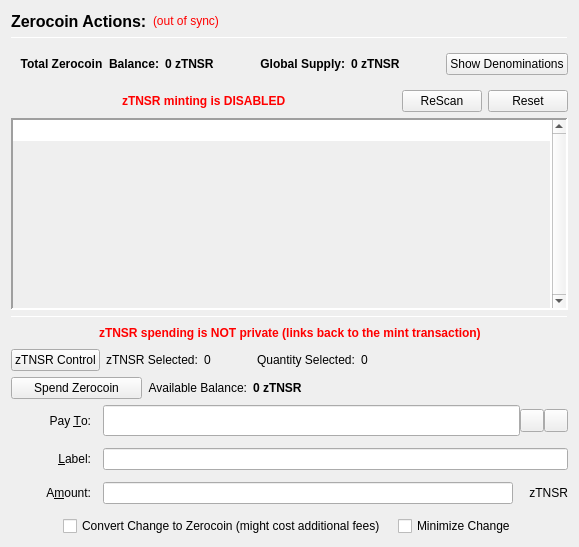
                  <widget class="QFrame" name="verticalFrameLeft">
                   <layout class="QVBoxLayout" name="verticalLayout_2">
                    <item>
                     <layout class="QVBoxLayout" name="verticalLayout_3">
                      <item>
                       <layout class="QHBoxLayout" name="horizontalLayout_3">
                        <item>
                         <widget class="QLabel" name="labelzTNSRActions">
                          <property name="font">
                           <font>
                            <pointsize>12</pointsize>
                            <weight>75</weight>
                            <bold>true</bold>
                           </font>
                          </property>
                          <property name="text">
                           <string>Zerocoin Actions:</string>
                          </property>
                          <property name="alignment">
                           <set>Qt::AlignLeading|Qt::AlignLeft|Qt::AlignVCenter</set>
                          </property>
                         </widget>
                        </item>
                        <item>
                         <widget class="QLabel" name="labelzTNSRSyncStatus">
                          <property name="toolTip">
                           <string>The displayed information may be out of date. Your wallet automatically synchronizes with the TensorCoin network after a connection is established, but this process has not completed yet.</string>
                          </property>
                          <property name="styleSheet">
                           <string notr="true">QLabel { color: red; }</string>
                          </property>
                          <property name="text">
                           <string notr="true">(out of sync)</string>
                          </property>
                          <property name="alignment">
                           <set>Qt::AlignLeading|Qt::AlignLeft|Qt::AlignVCenter</set>
                          </property>
                         </widget>
                        </item>
                        <item>
                         <spacer name="horizontalSpacer">
                          <property name="orientation">
                           <enum>Qt::Horizontal</enum>
                          </property>
                          <property name="sizeHint" stdset="0">
                           <size>
                            <width>40</width>
                            <height>20</height>
                           </size>
                          </property>
                         </spacer>
                        </item>
                       </layout>
                      </item>
                      <item>
                       <widget class="Line" name="lineUpperLeft">
                        <property name="minimumSize">
                         <size>
                          <width>0</width>
                          <height>1</height>
                         </size>
                        </property>
                        <property name="maximumSize">
                         <size>
                          <width>16777215</width>
                          <height>1</height>
                         </size>
                        </property>
                        <property name="frameShadow">
                         <enum>QFrame::Sunken</enum>
                        </property>
                        <property name="orientation">
                         <enum>Qt::Horizontal</enum>
                        </property>
                       </widget>
                      </item>
                      <item>
                       <widget class="QFrame" name="balanceSupplyFrame">
                        <layout class="QHBoxLayout" name="horizontalLayout_2" stretch="0,0,0,1,0">
                         <property name="rightMargin">
                          <number>0</number>
                         </property>
                         <item>
                          <layout class="QHBoxLayout" name="horizontalLayout_34">
                           <item>
                            <widget class="QLabel" name="labelzAvailableText_3">
                             <property name="font">
                              <font>
                               <weight>75</weight>
                               <bold>true</bold>
                              </font>
                             </property>
                             <property name="toolTip">
                              <string>Total Balance including unconfirmed and immature zTNSR</string>
                             </property>
                             <property name="text">
                              <string>Total Zerocoin  Balance:</string>
                             </property>
                             <property name="alignment">
                              <set>Qt::AlignRight|Qt::AlignTrailing|Qt::AlignVCenter</set>
                             </property>
                            </widget>
                           </item>
                           <item>
                            <widget class="QLabel" name="labelzAvailableAmount_4">
                             <property name="minimumSize">
                              <size>
                               <width>40</width>
                               <height>0</height>
                              </size>
                             </property>
                             <property name="font">
                              <font>
                               <weight>75</weight>
                               <bold>true</bold>
                              </font>
                             </property>
                             <property name="toolTip">
                              <string>Total Balance including unconfirmed and immature zTNSR</string>
                             </property>
                             <property name="text">
                              <string>0 zTNSR</string>
                             </property>
                             <property name="alignment">
                              <set>Qt::AlignLeading|Qt::AlignLeft|Qt::AlignVCenter</set>
                             </property>
                            </widget>
                           </item>
                          </layout>
                         </item>
                         <item>
                          <spacer name="horizontalSpacer_32">
                           <property name="orientation">
                            <enum>Qt::Horizontal</enum>
                           </property>
                           <property name="sizeHint" stdset="0">
                            <size>
                             <width>40</width>
                             <height>20</height>
                            </size>
                           </property>
                          </spacer>
                         </item>
                         <item>
                          <layout class="QHBoxLayout" name="horizontalLayout_35">
                           <item>
                            <widget class="QLabel" name="labelZsupplyText_2">
                             <property name="font">
                              <font>
                               <weight>75</weight>
                               <bold>true</bold>
                              </font>
                             </property>
                             <property name="text">
                              <string>Global Supply:</string>
                             </property>
                             <property name="alignment">
                              <set>Qt::AlignRight|Qt::AlignTrailing|Qt::AlignVCenter</set>
                             </property>
                            </widget>
                           </item>
                           <item>
                            <widget class="QLabel" name="labelZsupplyAmount_2">
                             <property name="font">
                              <font>
                               <weight>75</weight>
                               <bold>true</bold>
                              </font>
                             </property>
                             <property name="text">
                              <string>0 zTNSR</string>
                             </property>
                            </widget>
                           </item>
                          </layout>
                         </item>
                         <item>
                          <spacer name="horizontalSpacer_31">
                           <property name="orientation">
                            <enum>Qt::Horizontal</enum>
                           </property>
                           <property name="sizeHint" stdset="0">
                            <size>
                             <width>40</width>
                             <height>20</height>
                            </size>
                           </property>
                          </spacer>
                         </item>
                         <item>
                          <widget class="QPushButton" name="pushButtonShowDenoms">
                           <property name="toolTip">
                            <string>Show zTNSR denominations list</string>
                           </property>
                           <property name="text">
                            <string>Show Denominations</string>
                           </property>
                          </widget>
                         </item>
                        </layout>
                       </widget>
                      </item>
                      <item>
                       <layout class="QHBoxLayout" name="horizontalLayout_4">
                        <item>
                         <spacer name="horizontalSpacer_2">
                          <property name="orientation">
                           <enum>Qt::Horizontal</enum>
                          </property>
                          <property name="sizeHint" stdset="0">
                           <size>
                            <width>40</width>
                            <height>20</height>
                           </size>
                          </property>
                         </spacer>
                        </item>
                        <item>
                         <widget class="QLabel" name="label">
                          <property name="styleSheet">
                           <string notr="true">color: red;
font-weight: bold;</string>
                          </property>
                          <property name="text">
                           <string>zTNSR minting is DISABLED</string>
                          </property>
                         </widget>
                        </item>
                        <item>
                         <spacer name="horizontalSpacer_3">
                          <property name="orientation">
                           <enum>Qt::Horizontal</enum>
                          </property>
                          <property name="sizeHint" stdset="0">
                           <size>
                            <width>40</width>
                            <height>20</height>
                           </size>
                          </property>
                         </spacer>
                        </item>
                        <item>
                         <widget class="QPushButton" name="pushButtonMintReset">
                          <property name="maximumSize">
                           <size>
                            <width>80</width>
                            <height>16777215</height>
                           </size>
                          </property>
                          <property name="toolTip">
                           <string>Rescan the complete blockchain for  Zerocoin mints and their meta-data.</string>
                          </property>
                          <property name="text">
                           <string>ReScan</string>
                          </property>
                         </widget>
                        </item>
                        <item>
                         <widget class="QPushButton" name="pushButtonSpentReset">
                          <property name="maximumSize">
                           <size>
                            <width>80</width>
                            <height>16777215</height>
                           </size>
                          </property>
                          <property name="toolTip">
                           <string>Reset Zerocoin Wallet DB. Deletes transactions that did not make it into the blockchain.</string>
                          </property>
                          <property name="text">
                           <string>Reset</string>
                          </property>
                         </widget>
                        </item>
                       </layout>
                      </item>
                      <item>
                       <widget class="QPlainTextEdit" name="TEMintStatus">
                        <property name="font">
                         <font>
                          <pointsize>8</pointsize>
                         </font>
                        </property>
                        <property name="toolTip">
                         <string>Status and/or Mesages from the last Mint Action.</string>
                        </property>
                        <property name="frameShape">
                         <enum>QFrame::Panel</enum>
                        </property>
                        <property name="frameShadow">
                         <enum>QFrame::Sunken</enum>
                        </property>
                        <property name="lineWidth">
                         <number>2</number>
                        </property>
                        <property name="midLineWidth">
                         <number>2</number>
                        </property>
                        <property name="verticalScrollBarPolicy">
                         <enum>Qt::ScrollBarAlwaysOn</enum>
                        </property>
                        <property name="horizontalScrollBarPolicy">
                         <enum>Qt::ScrollBarAlwaysOff</enum>
                        </property>
                        <property name="readOnly">
                         <bool>true</bool>
                        </property>
                        <property name="plainText">
                         <string notr="true"/>
                        </property>
                        <property name="backgroundVisible">
                         <bool>true</bool>
                        </property>
                       </widget>
                      </item>
                      <item>
                       <widget class="Line" name="line">
                        <property name="minimumSize">
                         <size>
                          <width>0</width>
                          <height>1</height>
                         </size>
                        </property>
                        <property name="maximumSize">
                         <size>
                          <width>16777215</width>
                          <height>1</height>
                         </size>
                        </property>
                        <property name="orientation">
                         <enum>Qt::Horizontal</enum>
                        </property>
                       </widget>
                      </item>
                      <item>
                       <layout class="QHBoxLayout" name="horizontalLayout_7">
                        <item>
                         <spacer name="horizontalSpacer_18">
                          <property name="orientation">
                           <enum>Qt::Horizontal</enum>
                          </property>
                          <property name="sizeHint" stdset="0">
                           <size>
                            <width>40</width>
                            <height>20</height>
                           </size>
                          </property>
                         </spacer>
                        </item>
                        <item>
                         <widget class="QLabel" name="label_2">
                          <property name="styleSheet">
                           <string notr="true">color: red;
font-weight: bold;</string>
                          </property>
                          <property name="text">
                           <string>zTNSR spending is NOT private (links back to the mint transaction)</string>
                          </property>
                         </widget>
                        </item>
                        <item>
                         <spacer name="horizontalSpacer_30">
                          <property name="orientation">
                           <enum>Qt::Horizontal</enum>
                          </property>
                          <property name="sizeHint" stdset="0">
                           <size>
                            <width>40</width>
                            <height>20</height>
                           </size>
                          </property>
                         </spacer>
                        </item>
                       </layout>
                      </item>
                      <item>
                       <layout class="QHBoxLayout" name="horizontalLayout_24">
                        <property name="leftMargin">
                         <number>0</number>
                        </property>
                        <property name="bottomMargin">
                         <number>0</number>
                        </property>
                        <item>
                         <widget class="QPushButton" name="pushButtonZTNSRControl">
                          <property name="text">
                           <string>zTNSR Control</string>
                          </property>
                         </widget>
                        </item>
                        <item>
                         <widget class="QLabel" name="labelzTNSRSelected">
                          <property name="text">
                           <string>zTNSR Selected:</string>
                          </property>
                         </widget>
                        </item>
                        <item>
                         <widget class="QLabel" name="labelzTNSRSelected_int">
                          <property name="text">
                           <string>0</string>
                          </property>
                         </widget>
                        </item>
                        <item>
                         <spacer name="horizontalSpacer_17">
                          <property name="orientation">
                           <enum>Qt::Horizontal</enum>
                          </property>
                          <property name="sizeType">
                           <enum>QSizePolicy::Fixed</enum>
                          </property>
                          <property name="sizeHint" stdset="0">
                           <size>
                            <width>40</width>
                            <height>20</height>
                           </size>
                          </property>
                         </spacer>
                        </item>
                        <item>
                         <widget class="QLabel" name="labelQuantitySelected">
                          <property name="text">
                           <string>Quantity Selected:</string>
                          </property>
                         </widget>
                        </item>
                        <item>
                         <widget class="QLabel" name="labelQuantitySelected_int">
                          <property name="text">
                           <string>0</string>
                          </property>
                         </widget>
                        </item>
                        <item>
                         <spacer name="horizontalSpacer_19">
                          <property name="orientation">
                           <enum>Qt::Horizontal</enum>
                          </property>
                          <property name="sizeHint" stdset="0">
                           <size>
                            <width>40</width>
                            <height>20</height>
                           </size>
                          </property>
                         </spacer>
                        </item>
                       </layout>
                      </item>
                      <item>
                       <layout class="QHBoxLayout" name="horizontalLayout_6">
                        <item>
                         <widget class="QPushButton" name="pushButtonSpendzTNSR">
                          <property name="minimumSize">
                           <size>
                            <width>131</width>
                            <height>0</height>
                           </size>
                          </property>
                          <property name="toolTip">
                           <string>Spend Zerocoin. Without 'Pay To:' address creates payments to yourself.</string>
                          </property>
                          <property name="text">
                           <string>Spend Zerocoin</string>
                          </property>
                         </widget>
                        </item>
                        <item>
                         <widget class="QLabel" name="labelzTNSRBalanceText">
                          <property name="toolTip">
                           <string>Available (mature and spendable) zTNSR for spending</string>
                          </property>
                          <property name="text">
                           <string>Available Balance:</string>
                          </property>
                          <property name="alignment">
                           <set>Qt::AlignRight|Qt::AlignTrailing|Qt::AlignVCenter</set>
                          </property>
                         </widget>
                        </item>
                        <item>
                         <widget class="QLabel" name="labelzAvailableAmount_2">
                          <property name="font">
                           <font>
                            <weight>75</weight>
                            <bold>true</bold>
                           </font>
                          </property>
                          <property name="toolTip">
                           <string>Available (mature and spendable) zTNSR for spending

zTNSR are mature when they have more than 20 confirmations AND more than 2 mints of the same denomination after them were minted</string>
                          </property>
                          <property name="text">
                           <string>0 zTNSR</string>
                          </property>
                          <property name="alignment">
                           <set>Qt::AlignLeading|Qt::AlignLeft|Qt::AlignVCenter</set>
                          </property>
                         </widget>
                        </item>
                        <item>
                         <spacer name="horizontalSpacer_4">
                          <property name="orientation">
                           <enum>Qt::Horizontal</enum>
                          </property>
                          <property name="sizeHint" stdset="0">
                           <size>
                            <width>40</width>
                            <height>20</height>
                           </size>
                          </property>
                         </spacer>
                        </item>
                       </layout>
                      </item>
                      <item>
                       <layout class="QGridLayout" name="gridLayout_7">
                        <property name="spacing">
                         <number>12</number>
                        </property>
                        <item row="0" column="0">
                         <widget class="QLabel" name="payToLabel">
                          <property name="minimumSize">
                           <size>
                            <width>80</width>
                            <height>0</height>
                           </size>
                          </property>
                          <property name="text">
                           <string>Pay &amp;To:</string>
                          </property>
                          <property name="alignment">
                           <set>Qt::AlignRight|Qt::AlignTrailing|Qt::AlignVCenter</set>
                          </property>
                          <property name="buddy">
                           <cstring>payTo</cstring>
                          </property>
                         </widget>
                        </item>
                        <item row="0" column="1">
                         <layout class="QHBoxLayout" name="payToLayout">
                          <property name="spacing">
                           <number>0</number>
                          </property>
                          <item>
                           <widget class="QValidatedLineEdit" name="payTo">
                            <property name="enabled">
                             <bool>true</bool>
                            </property>
                            <property name="minimumSize">
                             <size>
                              <width>0</width>
                              <height>31</height>
                             </size>
                            </property>
                            <property name="toolTip">
                             <string>The TensorCoin address to send the payment to. Creates local payment to yourself when empty.</string>
                            </property>
                           </widget>
                          </item>
                          <item>
                           <widget class="QToolButton" name="addressBookButton">
                            <property name="toolTip">
                             <string>Choose previously used address</string>
                            </property>
                            <property name="text">
                             <string/>
                            </property>
                            <property name="icon">
                             <iconset resource="../tensorcoin.qrc">
                              <normaloff>:/icons/address-book</normaloff>:/icons/address-book</iconset>
                            </property>
                            <property name="shortcut">
                             <string>Alt+A</string>
                            </property>
                           </widget>
                          </item>
                          <item>
                           <widget class="QToolButton" name="pasteButton">
                            <property name="toolTip">
                             <string>Paste address from clipboard</string>
                            </property>
                            <property name="text">
                             <string/>
                            </property>
                            <property name="icon">
                             <iconset resource="../tensorcoin.qrc">
                              <normaloff>:/icons/editpaste</normaloff>:/icons/editpaste</iconset>
                            </property>
                            <property name="shortcut">
                             <string>Alt+P</string>
                            </property>
                           </widget>
                          </item>
                         </layout>
                        </item>
                        <item row="1" column="0">
                         <widget class="QLabel" name="labelLabel">
                          <property name="minimumSize">
                           <size>
                            <width>80</width>
                            <height>0</height>
                           </size>
                          </property>
                          <property name="text">
                           <string>&amp;Label:</string>
                          </property>
                          <property name="alignment">
                           <set>Qt::AlignRight|Qt::AlignTrailing|Qt::AlignVCenter</set>
                          </property>
                          <property name="buddy">
                           <cstring>addAsLabel</cstring>
                          </property>
                         </widget>
                        </item>
                        <item row="1" column="1">
                         <widget class="QLineEdit" name="addAsLabel">
                          <property name="toolTip">
                           <string>Enter a label for this address to add it to the list of used addresses</string>
                          </property>
                         </widget>
                        </item>
                        <item row="2" column="0">
                         <widget class="QLabel" name="amountLabel">
                          <property name="minimumSize">
                           <size>
                            <width>80</width>
                            <height>0</height>
                           </size>
                          </property>
                          <property name="text">
                           <string>A&amp;mount:</string>
                          </property>
                          <property name="alignment">
                           <set>Qt::AlignRight|Qt::AlignTrailing|Qt::AlignVCenter</set>
                          </property>
                          <property name="buddy">
                           <cstring>zTNSRpayAmount</cstring>
                          </property>
                         </widget>
                        </item>
                        <item row="2" column="1">
                         <layout class="QHBoxLayout" name="horizontalLayout_9">
                          <property name="spacing">
                           <number>0</number>
                          </property>
                          <item>
                           <widget class="QLineEdit" name="zTNSRpayAmount"/>
                          </item>
                          <item>
                           <widget class="QLabel" name="labelzTNSR">
                            <property name="minimumSize">
                             <size>
                              <width>55</width>
                              <height>0</height>
                             </size>
                            </property>
                            <property name="text">
                             <string>zTNSR</string>
                            </property>
                            <property name="alignment">
                             <set>Qt::AlignRight|Qt::AlignTrailing|Qt::AlignVCenter</set>
                            </property>
                           </widget>
                          </item>
                         </layout>
                        </item>
                        <item row="3" column="0" colspan="2">
                         <layout class="QHBoxLayout" name="horizontalLayout_10">
                          <item>
                           <spacer name="horizontalSpacer_5">
                            <property name="orientation">
                             <enum>Qt::Horizontal</enum>
                            </property>
                            <property name="sizeHint" stdset="0">
                             <size>
                              <width>40</width>
                              <height>20</height>
                             </size>
                            </property>
                           </spacer>
                          </item>
                          <item>
                           <widget class="QCheckBox" name="checkBoxMintChange">
                            <property name="sizePolicy">
                             <sizepolicy hsizetype="MinimumExpanding" vsizetype="Fixed">
                              <horstretch>0</horstretch>
                              <verstretch>0</verstretch>
                             </sizepolicy>
                            </property>
                            <property name="layoutDirection">
                             <enum>Qt::LeftToRight</enum>
                            </property>
                            <property name="text">
                             <string>Convert Change to Zerocoin (might cost additional fees)</string>
                            </property>
                           </widget>
                          </item>
                          <item>
                           <widget class="QCheckBox" name="checkBoxMinimizeChange">
                            <property name="toolTip">
                             <string>If checked, the wallet tries to minimize the returning change instead of minimizing the number of spent denominations.</string>
                            </property>
                            <property name="text">
                             <string>Minimize Change</string>
                            </property>
                           </widget>
                          </item>
                          <item>
                           <spacer name="horizontalSpacer_6">
                            <property name="orientation">
                             <enum>Qt::Horizontal</enum>
                            </property>
                            <property name="sizeHint" stdset="0">
                             <size>
                              <width>40</width>
                              <height>20</height>
                             </size>
                            </property>
                           </spacer>
                          </item>
                         </layout>
                        </item>
                       </layout>
                      </item>
                     </layout>
                    </item>
                   </layout>
                  </widget>
